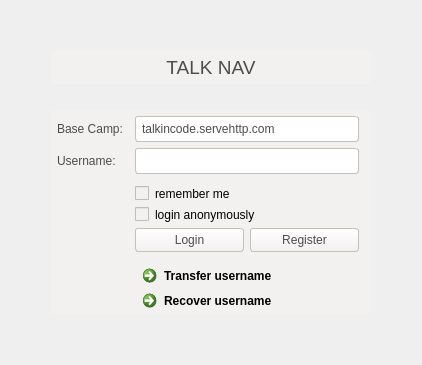
         <widget class="QWidget" name="loginPage">
          <property name="minimumSize">
           <size>
            <width>0</width>
            <height>0</height>
           </size>
          </property>
          <layout class="QGridLayout" name="gridLayout_7">
           <item row="0" column="0">
            <layout class="QVBoxLayout" name="verticalLayout_6">
             <item>
              <layout class="QHBoxLayout" name="horizontalLayout_5">
               <property name="topMargin">
                <number>40</number>
               </property>
               <item>
                <spacer name="horizontalSpacer_6">
                 <property name="orientation">
                  <enum>Qt::Horizontal</enum>
                 </property>
                 <property name="sizeHint" stdset="0">
                  <size>
                   <width>40</width>
                   <height>20</height>
                  </size>
                 </property>
                </spacer>
               </item>
               <item>
                <widget class="QLabel" name="label_5">
                 <property name="sizePolicy">
                  <sizepolicy hsizetype="Fixed" vsizetype="Preferred">
                   <horstretch>0</horstretch>
                   <verstretch>0</verstretch>
                  </sizepolicy>
                 </property>
                 <property name="minimumSize">
                  <size>
                   <width>320</width>
                   <height>0</height>
                  </size>
                 </property>
                 <property name="baseSize">
                  <size>
                   <width>0</width>
                   <height>0</height>
                  </size>
                 </property>
                 <property name="font">
                  <font>
                   <pointsize>14</pointsize>
                  </font>
                 </property>
                 <property name="styleSheet">
                  <string notr="true">background: none;
background-color: #F2F1F0;
border-radius: 3px;
color: #4C4C4C;
padding: 5px 20px;</string>
                 </property>
                 <property name="text">
                  <string>TALK NAV</string>
                 </property>
                 <property name="alignment">
                  <set>Qt::AlignCenter</set>
                 </property>
                </widget>
               </item>
               <item>
                <spacer name="horizontalSpacer_7">
                 <property name="orientation">
                  <enum>Qt::Horizontal</enum>
                 </property>
                 <property name="sizeHint" stdset="0">
                  <size>
                   <width>40</width>
                   <height>20</height>
                  </size>
                 </property>
                </spacer>
               </item>
              </layout>
             </item>
             <item>
              <layout class="QHBoxLayout" name="horizontalLayout_7">
               <property name="topMargin">
                <number>20</number>
               </property>
               <item>
                <spacer name="horizontalSpacer_9">
                 <property name="orientation">
                  <enum>Qt::Horizontal</enum>
                 </property>
                 <property name="sizeHint" stdset="0">
                  <size>
                   <width>40</width>
                   <height>20</height>
                  </size>
                 </property>
                </spacer>
               </item>
               <item>
                <widget class="QFrame" name="loginFrame">
                 <property name="sizePolicy">
                  <sizepolicy hsizetype="Fixed" vsizetype="Fixed">
                   <horstretch>0</horstretch>
                   <verstretch>0</verstretch>
                  </sizepolicy>
                 </property>
                 <property name="minimumSize">
                  <size>
                   <width>320</width>
                   <height>0</height>
                  </size>
                 </property>
                 <property name="styleSheet">
                  <string notr="true">background: none;
background-color: #F2F1F0;
border-radius: 3px;</string>
                 </property>
                 <property name="frameShape">
                  <enum>QFrame::StyledPanel</enum>
                 </property>
                 <layout class="QGridLayout" name="gridLayout_4">
                  <property name="leftMargin">
                   <number>6</number>
                  </property>
                  <property name="topMargin">
                   <number>6</number>
                  </property>
                  <property name="rightMargin">
                   <number>6</number>
                  </property>
                  <property name="bottomMargin">
                   <number>6</number>
                  </property>
                  <property name="horizontalSpacing">
                   <number>12</number>
                  </property>
                  <property name="verticalSpacing">
                   <number>6</number>
                  </property>
                  <item row="0" column="0">
                   <widget class="QLabel" name="label_6">
                    <property name="styleSheet">
                     <string notr="true">color: #4C4C4C;</string>
                    </property>
                    <property name="text">
                     <string>Base Camp:</string>
                    </property>
                   </widget>
                  </item>
                  <item row="0" column="1">
                   <widget class="QLineEdit" name="serverLineEdit">
                    <property name="styleSheet">
                     <string notr="true">background-color: rgb(255,255,255);
border-radius:3px;
border: 1px solid #C4C1BD;
color: #4C4C4C;
padding: 4px;
margin: 0px 6px 0px 0px;
color: #4C4C4C;</string>
                    </property>
                    <property name="text">
                     <string>talkincode.servehttp.com</string>
                    </property>
                   </widget>
                  </item>
                  <item row="1" column="0">
                   <widget class="QLabel" name="label_7">
                    <property name="styleSheet">
                     <string notr="true">color: #4C4C4C;</string>
                    </property>
                    <property name="text">
                     <string>Username:</string>
                    </property>
                   </widget>
                  </item>
                  <item row="1" column="1">
                   <widget class="QLineEdit" name="userLineEdit">
                    <property name="styleSheet">
                     <string notr="true">background-color: rgb(255,255,255);
border-radius:3px;
border: 1px solid #C4C1BD;
color: #4C4C4C;
padding: 4px;
margin: 0px 6px 0px 0px;
color: #4C4C4C;</string>
                    </property>
                    <property name="maxLength">
                     <number>20</number>
                    </property>
                   </widget>
                  </item>
                  <item row="3" column="1">
                   <widget class="QCheckBox" name="rememberCheckBox">
                    <property name="text">
                     <string>remember me</string>
                    </property>
                   </widget>
                  </item>
                  <item row="2" column="1">
                   <widget class="QLabel" name="errorMessageLabel">
                    <property name="maximumSize">
                     <size>
                      <width>16777215</width>
                      <height>0</height>
                     </size>
                    </property>
                    <property name="styleSheet">
                     <string notr="true">color:#BF3A2B</string>
                    </property>
                    <property name="text">
                     <string/>
                    </property>
                   </widget>
                  </item>
                  <item row="6" column="1">
                   <layout class="QHBoxLayout" name="horizontalLayout_6">
                    <property name="rightMargin">
                     <number>6</number>
                    </property>
                    <item>
                     <widget class="QPushButton" name="loginButton">
                      <property name="sizePolicy">
                       <sizepolicy hsizetype="Expanding" vsizetype="Fixed">
                        <horstretch>0</horstretch>
                        <verstretch>0</verstretch>
                       </sizepolicy>
                      </property>
                      <property name="styleSheet">
                       <string notr="true">background-color: qlineargradient(spread:pad, x1:0, y1:1, x2:0, y2:0, stop:0 rgb(240,240,240), stop:1 rgb(255, 255, 255));
border-radius:3px;
border: 1px solid #C4C1BD;
color: #4C4C4C;
padding: 4px 12px;</string>
                      </property>
                      <property name="text">
                       <string>Login</string>
                      </property>
                     </widget>
                    </item>
                    <item>
                     <spacer name="horizontalSpacer_8">
                      <property name="orientation">
                       <enum>Qt::Horizontal</enum>
                      </property>
                      <property name="sizeType">
                       <enum>QSizePolicy::Fixed</enum>
                      </property>
                      <property name="sizeHint" stdset="0">
                       <size>
                        <width>6</width>
                        <height>20</height>
                       </size>
                      </property>
                     </spacer>
                    </item>
                    <item>
                     <widget class="QPushButton" name="registerButton">
                      <property name="sizePolicy">
                       <sizepolicy hsizetype="Expanding" vsizetype="Fixed">
                        <horstretch>0</horstretch>
                        <verstretch>0</verstretch>
                       </sizepolicy>
                      </property>
                      <property name="styleSheet">
                       <string notr="true">background-color: qlineargradient(spread:pad, x1:0, y1:1, x2:0, y2:0, stop:0 rgb(240,240,240), stop:1 rgb(255, 255, 255));
border-radius:3px;
border: 1px solid #C4C1BD;
color: #4C4C4C;
padding: 4px 12px;</string>
                      </property>
                      <property name="text">
                       <string>Register</string>
                      </property>
                     </widget>
                    </item>
                   </layout>
                  </item>
                  <item row="7" column="1">
                   <layout class="QVBoxLayout" name="verticalLayout_7">
                    <property name="spacing">
                     <number>0</number>
                    </property>
                    <property name="topMargin">
                     <number>0</number>
                    </property>
                    <item>
                     <widget class="QCommandLinkButton" name="transferUsername">
                      <property name="maximumSize">
                       <size>
                        <width>16777215</width>
                        <height>25</height>
                       </size>
                      </property>
                      <property name="text">
                       <string>Transfer username</string>
                      </property>
                     </widget>
                    </item>
                    <item>
                     <widget class="QCommandLinkButton" name="recoverUsername">
                      <property name="maximumSize">
                       <size>
                        <width>16777215</width>
                        <height>25</height>
                       </size>
                      </property>
                      <property name="text">
                       <string>Recover username</string>
                      </property>
                      <property name="iconSize">
                       <size>
                        <width>20</width>
                        <height>20</height>
                       </size>
                      </property>
                     </widget>
                    </item>
                   </layout>
                  </item>
                  <item row="4" column="1">
                   <widget class="QCheckBox" name="loginAnonymousCheckBox">
                    <property name="text">
                     <string>login anonymously</string>
                    </property>
                   </widget>
                  </item>
                 </layout>
                </widget>
               </item>
               <item>
                <spacer name="horizontalSpacer_10">
                 <property name="orientation">
                  <enum>Qt::Horizontal</enum>
                 </property>
                 <property name="sizeHint" stdset="0">
                  <size>
                   <width>40</width>
                   <height>20</height>
                  </size>
                 </property>
                </spacer>
               </item>
              </layout>
             </item>
             <item>
              <spacer name="verticalSpacer_4">
               <property name="orientation">
                <enum>Qt::Vertical</enum>
               </property>
               <property name="sizeHint" stdset="0">
                <size>
                 <width>20</width>
                 <height>40</height>
                </size>
               </property>
              </spacer>
             </item>
            </layout>
           </item>
          </layout>
         </widget>
